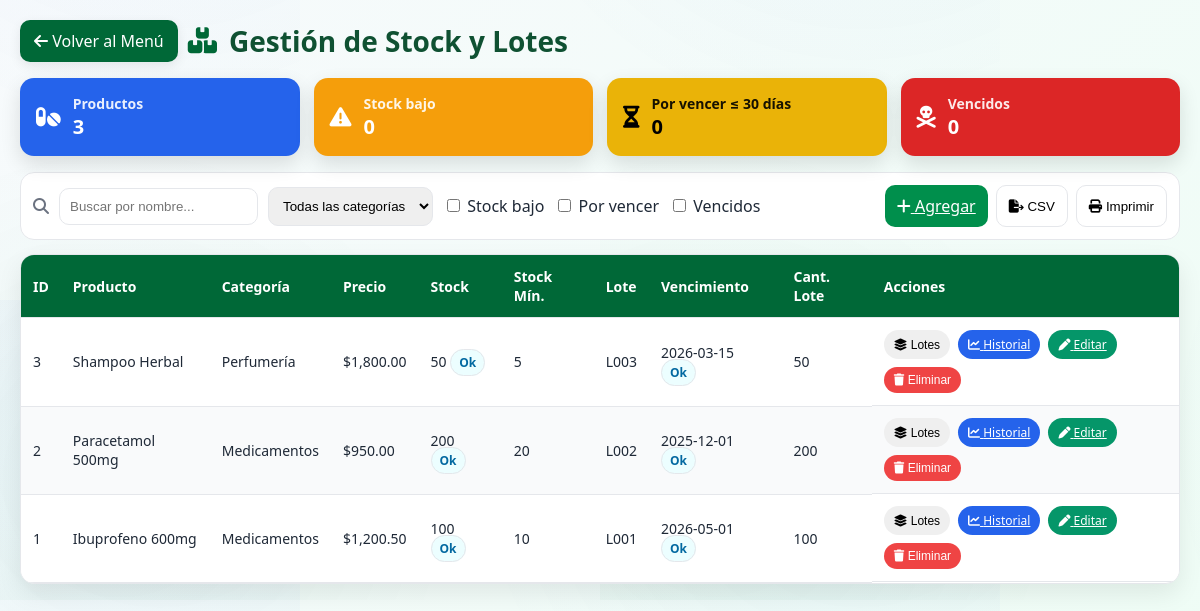
/Stock.php (signed in), run on the app's committed database.
### tables this page shows
CREATE TABLE Producto (
    id INT AUTO_INCREMENT PRIMARY KEY,
    nombre VARCHAR(100) NOT NULL,
    precio DECIMAL(10,2) NOT NULL,
    stock_actual INT DEFAULT 0,
    stock_minimo INT DEFAULT 0,
    requiere_receta BOOLEAN DEFAULT FALSE,
    categoria_id INT,
    FOREIGN KEY (categoria_id) REFERENCES Categoria(id) ON DELETE SET NULL
);

CREATE TABLE Categoria (
    id INT AUTO_INCREMENT PRIMARY KEY,
    nombre VARCHAR(100) NOT NULL,
    descripcion VARCHAR(255)
);

CREATE TABLE Lote (
    id INT AUTO_INCREMENT PRIMARY KEY,
    producto_id INT,
    numero_lote VARCHAR(50),
    fecha_vencimiento DATE,
    cantidad_inicial INT,
    cantidad_actual INT,
    FOREIGN KEY (producto_id) REFERENCES Producto(id) ON DELETE CASCADE
);

### Producto.php (called while the page is built, shortened)
<?php
class Producto {
    private $conn;
    public function __construct($conexion) {
        $this->conn = $conexion;
    }
    public function obtenerProductosConLotes() {
        $sql = "SELECT p.id, p.nombre, p.precio, p.stock_actual, p.stock_minimo,
                       c.nombre AS categoria,
                       l.numero_lote, l.fecha_vencimiento, l.cantidad_actual
                FROM Producto p
                LEFT JOIN Categoria c ON p.categoria_id = c.id
                LEFT JOIN Lote l ON p.id = l.producto_id
                ORDER BY p.id DESC, l.fecha_vencimiento ASC";
        return $this->conn->query($sql);
    }
}
?>

### stock.php (the view, shortened to what this page needs)
<?php
require_once 'Producto.php';
$rol = $_SESSION['usuario_rol'] ?? 'Empleado';
$conn = new Conexion();
$db   = $conn->conexion;
$productoModel = new Producto($db);
$res = $productoModel->obtenerProductosConLotes();
$productos = []; $kpi_total=$kpi_bajo=$kpi_vto30=$kpi_venc=0;
if ($res && $res instanceof mysqli_result) {
  while ($row = $res->fetch_assoc()) {
    $pid = (int)$row['id'];
    if (!isset($productos[$pid])) {
      $productos[$pid] = [
        'id'=>$pid,
        'nombre'=>$row['nombre'],
        'precio'=>(float)$row['precio'],
        'stock_actual'=>(int)$row['stock_actual'],
        'stock_minimo'=>(int)$row['stock_minimo'],
        'categoria'=>$row['categoria'] ?? null,
        'lotes'=>[]
      ];
    }
    if (!empty($row['numero_lote'])) {
      $productos[$pid]['lotes'][] = [
        'numero_lote'=>$row['numero_lote'],
        'fecha_vencimiento'=>$row['fecha_vencimiento'],
        'cantidad_actual'=>(int)$row['cantidad_actual'],
      ];
    }
  }
}
foreach ($productos as &$p) {
  $kpi_total++;
}
?>
<!DOCTYPE html>
<html lang="es">
<head>
<link rel="stylesheet" href="https://cdnjs.cloudflare.com/ajax/libs/font-awesome/6.5.0/css/all.min.css">
</head>
<body>
<div class="container">
  <div class="topbar">
    <a class="back" href="Menu.php"><i class="fa-solid fa-arrow-left"></i> Volver al Menú</a>
    <div class="title">
      <i class="fa-solid fa-boxes-stacked"></i>
      <h1>Gestión de Stock y Lotes</h1>
    </div>
  </div>
  <div class="kpis">
    <div class="kpi prod"><i class="fa-solid fa-pills"></i><div><h3>Productos</h3><span><?= $kpi_total ?></span></div></div>
    <div class="kpi low"><i class="fa-solid fa-triangle-exclamation"></i><div><h3>Stock bajo</h3><span><?= $kpi_bajo ?></span></div></div>
    <div class="kpi vto"><i class="fa-solid fa-hourglass-half"></i><div><h3>Por vencer ≤ 30 días</h3><span><?= $kpi_vto30 ?></span></div></div>
    <div class="kpi exp"><i class="fa-solid fa-skull-crossbones"></i><div><h3>Vencidos</h3><span><?= $kpi_venc ?></span></div></div>
  </div>
  <div class="toolbar">
    <i class="fa-solid fa-magnifying-glass" style="color:#6b7280"></i>
    <input id="q" class="input" type="search" placeholder="Buscar por nombre...">
    <select id="cat">
      <option value="">Todas las categorías</option>
    </select>
    <label><input id="f-bajo" type="checkbox"> Stock bajo</label>
    <label><input id="f-vto" type="checkbox"> Por vencer</label>
    <label><input id="f-venc" type="checkbox"> Vencidos</label>
    <div class="actions">
      <?php if ($rol === 'Administrador'): ?>
        <a href="stock_agregar.php" class="btn primary"><i class="fa-solid fa-plus"></i> Agregar</a>
      <?php endif; ?>
      <button class="btn" id="btnCsv"><i class="fa-solid fa-file-export"></i> CSV</button>
      <button class="btn" onclick="window.print()"><i class="fa-solid fa-print"></i> Imprimir</button>
    </div>
  </div>
  <div class="table-wrap">
    <table id="tabla">
      <thead>
        <tr>
          <th>ID</th><th>Producto</th><th>Categoría</th><th>Precio</th>
          <th>Stock</th><th>Stock Mín.</th><th>Lote</th><th>Vencimiento</th><th>Cant. Lote</th><th>Acciones</th>
        </tr>
      </thead>
      <tbody>
        <?php foreach($productos as $p):
          $cat=$p['categoria']??'-'; $l=$p['lote_proximo']; $estadoVto=$p['estado_vto'];
          $tagVto=['ok'=>'<span class="tag ok">Ok</span>','por-vencer'=>'<span class="tag vto">Por vencer</span>','vencido'=>'<span class="tag exp">Vencido</span>','sin-lote'=>'<span class="tag">Sin lote</span>'][$estadoVto];
          $stockTag=($p['estado_stock']==='bajo')?'<span class="tag low">Bajo</span>':'<span class="tag ok">Ok</span>';
        ?>
        <tr>
          <td><?= $p['id'] ?></td>
          <td><?= htmlspecialchars($p['nombre']) ?></td>
          <td><?= htmlspecialchars($cat) ?></td>
          <td>$<?= number_format($p['precio'],2) ?></td>
          <td><?= (int)$p['stock_actual'] ?> <?= $stockTag ?></td>
          <td><?= (int)$p['stock_minimo'] ?></td>
          <td><?= $l ? htmlspecialchars($l['numero_lote']) : '-' ?></td>
          <td><?= $l ? htmlspecialchars($l['fecha_vencimiento']) : '-' ?> <?= $tagVto ?></td>
          <td><?= $l ? (int)$l['cantidad_actual'] : '-' ?></td>
          <td class="row-actions">
            <button class="pill" onclick='verLotes(<?= json_encode($p['lotes']) ?>, <?= json_encode($p['nombre']) ?>)'><i class="fa-solid fa-layer-group"></i> Lotes</button>
            <a class="pill green" href="Historial.php?producto_id=<?= $p['id'] ?>"><i class="fa-solid fa-chart-line"></i> Historial</a>
            <?php if ($rol==='Administrador'||$rol==='Farmaceutico'): ?>
              <a class="pill blue" href="stock_editar.php?id=<?= $p['id'] ?>"><i class="fa-solid fa-pen"></i> Editar</a>
            <?php endif; ?>
            <?php if ($rol==='Administrador'): ?>
              <button class="pill red" onclick="confirmEliminar(<?= $p['id'] ?>,'<?= htmlspecialchars($p['nombre']) ?>')"><i class="fa-solid fa-trash"></i> Eliminar</button>
            <?php endif; ?>
          </td>
        </tr>
        <?php endforeach; ?>
      </tbody>
    </table>
  </div>
</div>
</body>
</html>

### stock.php (style rules this page uses)
:root { --verde:#008f4c; --verde-oscuro:#006837; --acento:#e85c4a; --blanco:#fff; --gris:#f5f7f8; --texto:#1f2937; --gris-borde:#e5e7eb; --azul:#2563eb; --naranja:#f59e0b; --amarillo:#eab308; --rojo:#dc2626; }
* { box-sizing:border-box }
html,body { height:100%;min-height:100vh; }
html { background:linear-gradient(135deg, #f7fafc, #eefdf5);background-attachment:fixed; }
body { margin:0;font-family:Segoe UI,system-ui,-apple-system,sans-serif;background:transparent;color:var(--texto); }
html::before { content:'';position:fixed;top:0;left:0;width:100%;height:100vh; background-image:radial-gradient(circle at 20% 80%, rgba(0,143,76,0.05) 0%, transparent 50%), radial-gradient(circle at 80% 20%, rgba(37,99,235,0.05) 0%, transparent 50%); background-size:600px 600px, 700px 700px; background-position:0px 0px, 300px 300px; animation:floatingBg 25s ease-in-out infinite;z-index:-1; }
.container { max-width:1200px;margin:auto;padding:20px }
.topbar { display:flex;align-items:center;gap:10px;margin-bottom:14px }
.back { background:var(--verde-oscuro);color:#fff;padding:10px 14px;border-radius:10px;box-shadow:0 4px 12px rgba(0,0,0,.08);text-decoration:none }
.title { display:flex;align-items:center;gap:12px }
.title i { color:var(--verde-oscuro);font-size:26px }
.title h1 { margin:0;font-size:28px;color:#0f5132 }
.kpis { display:grid;grid-template-columns:repeat(4,1fr);gap:14px;margin:16px 0 }
.kpi { border-radius:14px;padding:16px;display:flex;align-items:center;gap:12px;color:#fff;box-shadow:0 8px 20px rgba(0,0,0,.12);animation:fadeInUp .8s ease both }
.kpi i { font-size:22px }
.kpi h3 { margin:0;font-size:14px;opacity:.9 }
.kpi span { font-size:20px;font-weight:800 }
.kpi.prod { background:var(--azul); }
.kpi.low { background:var(--naranja); }
.kpi.vto { background:var(--amarillo);color:#000; }
.kpi.exp { background:var(--rojo); }
.toolbar { display:flex;flex-wrap:wrap;gap:10px;align-items:center;background:#fff;border:1px solid var(--gris-borde);border-radius:14px;padding:12px;margin-bottom:14px }
.input,select { padding:10px;border:1px solid var(--gris-borde);border-radius:10px }
.actions { margin-left:auto;display:flex;gap:8px }
.btn { padding:10px 12px;border-radius:10px;border:1px solid var(--gris-borde);background:#fff;cursor:pointer;transition:all .2s ease }
.btn.primary { background:var(--verde);color:#fff;border:none }
.table-wrap { margin-top:14px;background:#fff;border:1px solid var(--gris-borde);border-radius:14px;overflow:hidden;box-shadow:0 10px 25px rgba(0,0,0,.08) }
table { width:100%;border-collapse:collapse }
th,td { padding:12px;font-size:14px;text-align:left;border-bottom:1px solid var(--gris-borde) }
th { background:var(--verde-oscuro);color:#fff }
tbody tr { background:#fff; transition:all .25s ease-in-out; animation:fadeInUp .6s ease both; }
tbody tr:nth-child(even) { background:#f9fafb; }
.tag { padding:4px 8px;border-radius:999px;font-size:12px;font-weight:600;border:1px solid #e5e7eb;animation:fadeIn .5s ease }
.tag.ok { background:#ecfeff;color:#0369a1 }
.row-actions { display:flex;gap:8px;flex-wrap:wrap }
.pill { padding:6px 10px;border-radius:999px;font-size:12px;border:none;cursor:pointer;transition:all .25s ease }
.pill.green { background:#2563eb;color:#fff }
.pill.blue { background:#059669;color:#fff }
.pill.red { background:#ef4444;color:#fff }

### data on the page
producto: id "3", nombre "Shampoo Herbal", categoria.nombre "Perfumería", precio "1,800.00", stock_actual "50", stock_minimo "5", lote.numero_lote "L003", lote.fecha_vencimiento "2026-03-15", tagVto "Ok", lote.cantidad_actual "50"
producto: id "2", nombre "Paracetamol 500mg", categoria.nombre "Medicamentos", precio "950.00", stock_actual "200", stock_minimo "20", lote.numero_lote "L002", lote.fecha_vencimiento "2025-12-01", tagVto "Ok", lote.cantidad_actual "200"
producto: id "1", nombre "Ibuprofeno 600mg", categoria.nombre "Medicamentos", precio "1,200.50", stock_actual "100", stock_minimo "10", lote.numero_lote "L001", lote.fecha_vencimiento "2026-05-01", tagVto "Ok", lote.cantidad_actual "100"

### other printed values
$kpi_total "3"
$kpi_bajo "0"
$kpi_vto30 "0"
$kpi_venc "0"
